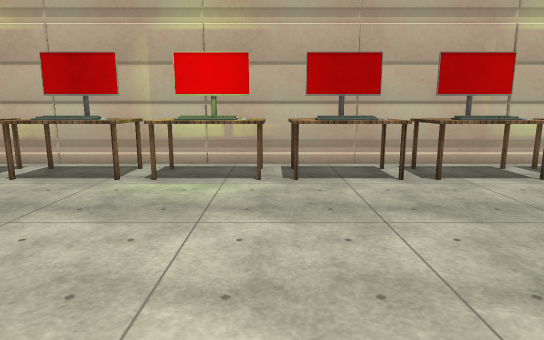
[1] (above)

23 first-person views from a walk through a Unity game level. The camera is 1.5 m above the floor, tilts 10° down and sees 75° across. The floor is counted in squares, 1 m on a side. Each view is taken from the middle of a square. On the plan, view 1 faces up. The plan holds only what a view shows up to about 16 squares ahead; the rest is blank. The place goes on beyond the plan. The player character is not drawn. Some surface patterns are stand-ins.

[2]
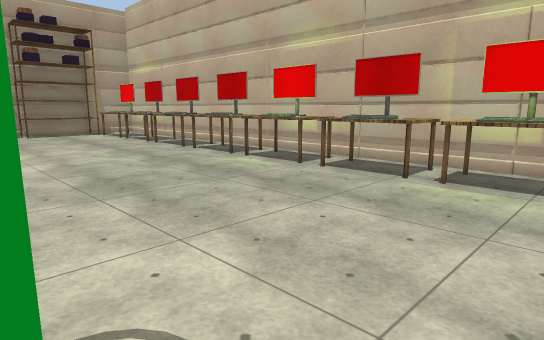

[3]
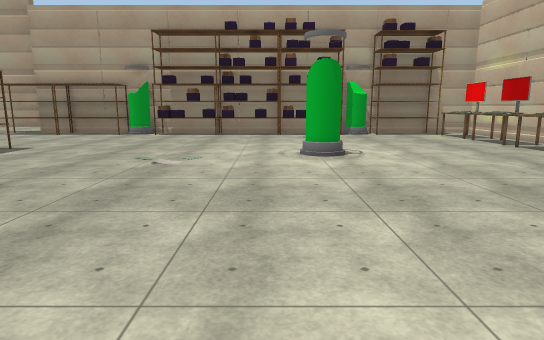

[4]
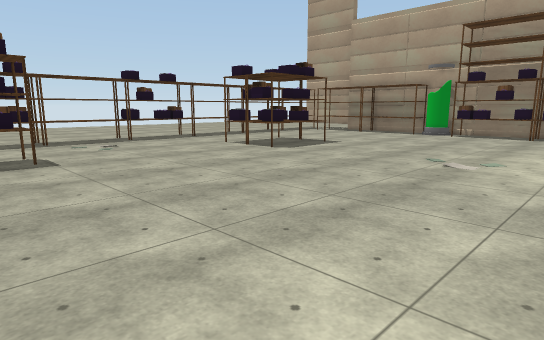

[5]
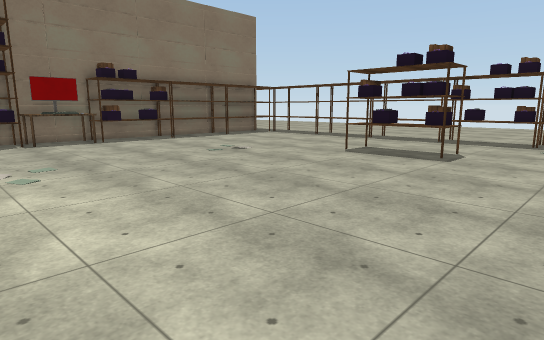

[6]
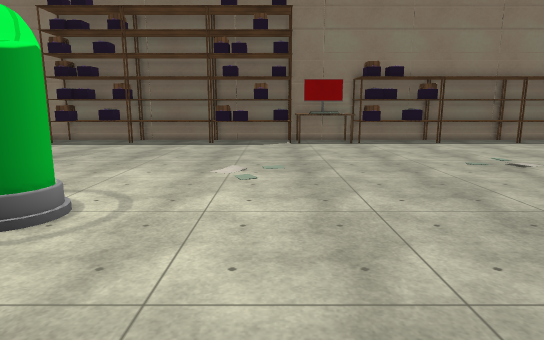

[7]
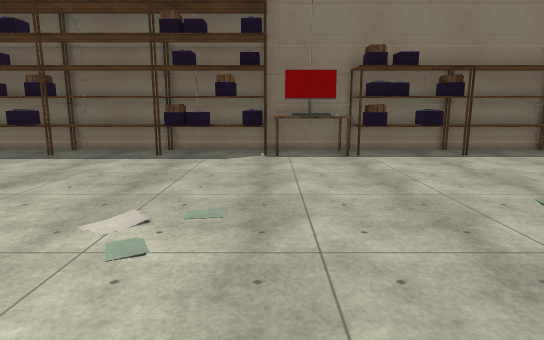

[8]
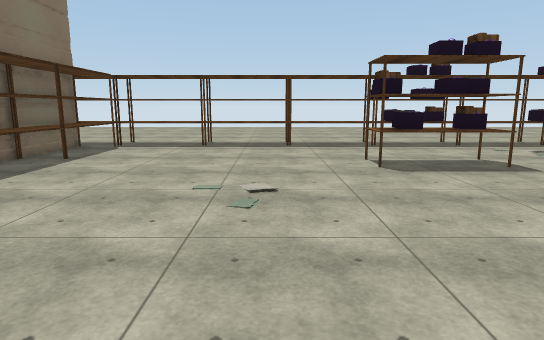

[9]
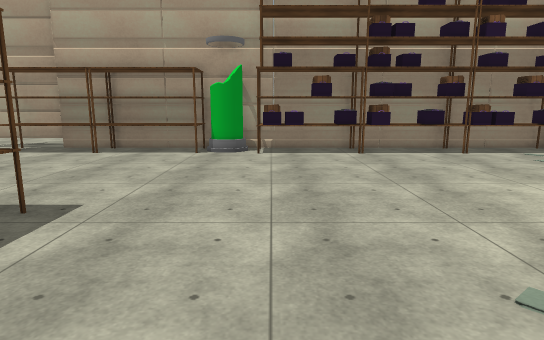

[10]
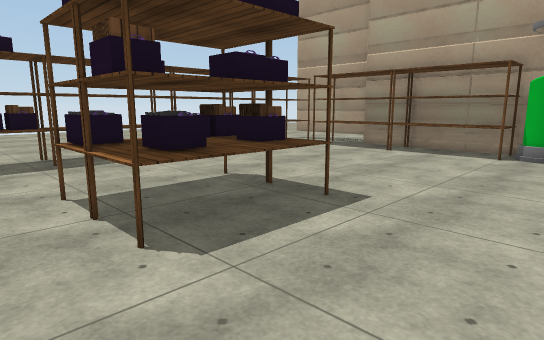

[11]
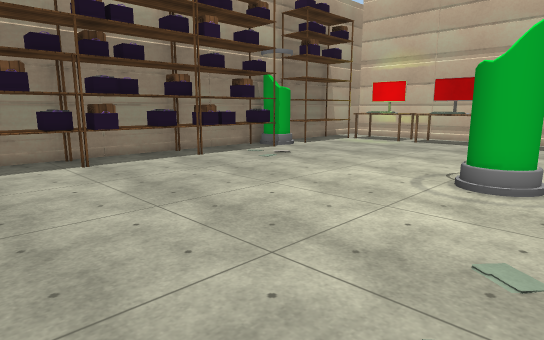

[12]
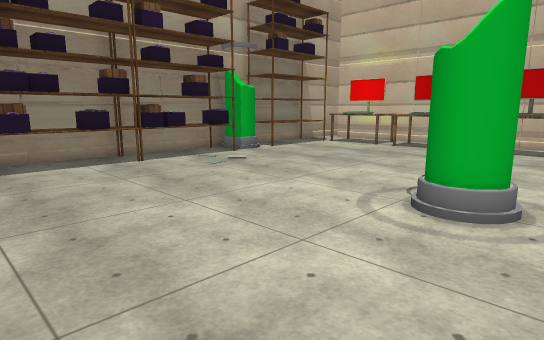

[13]
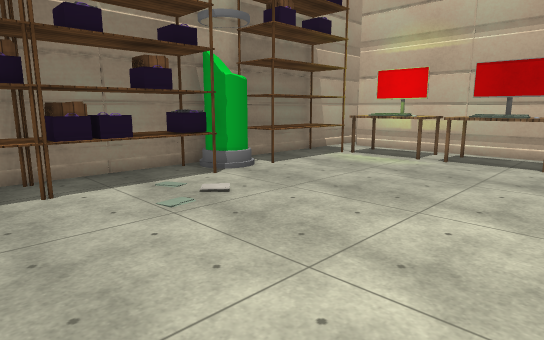

[14]
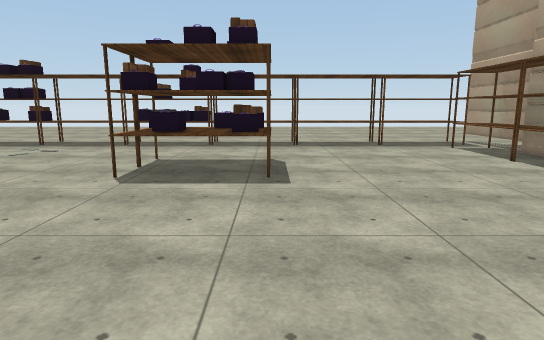

[15]
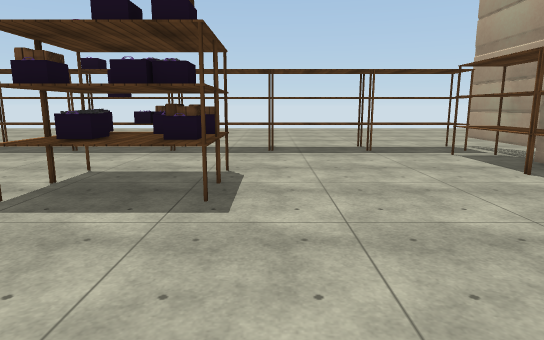

[16]
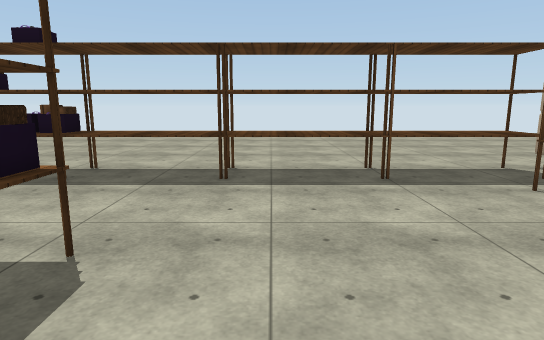

[17]
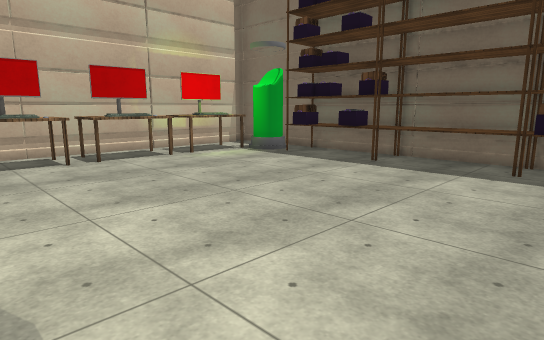

[18]
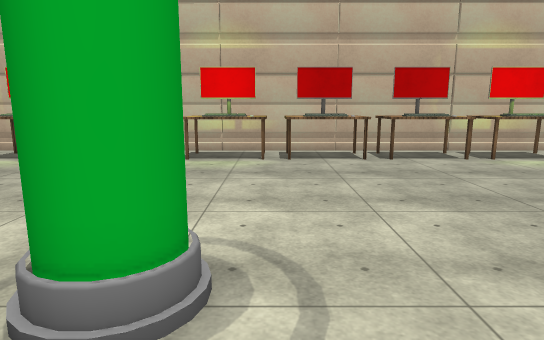

[19]
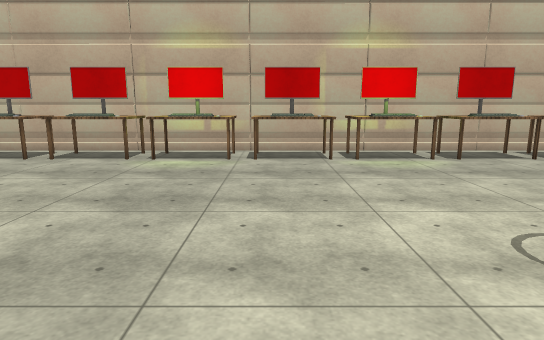

[20]
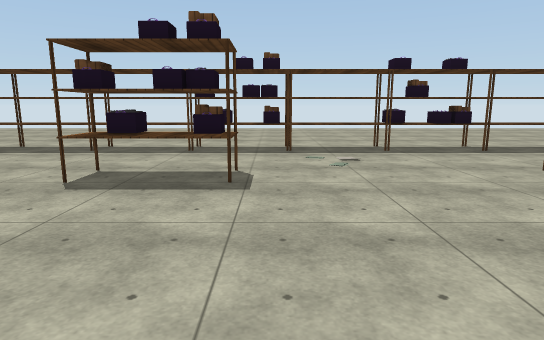

[21]
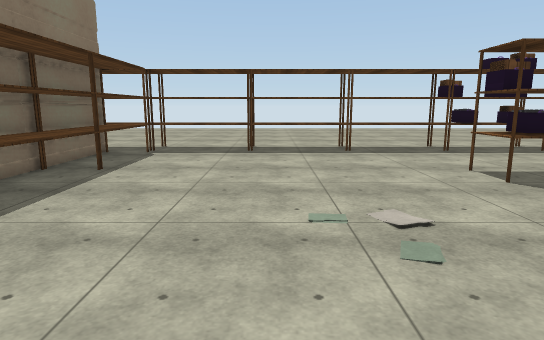

[22]
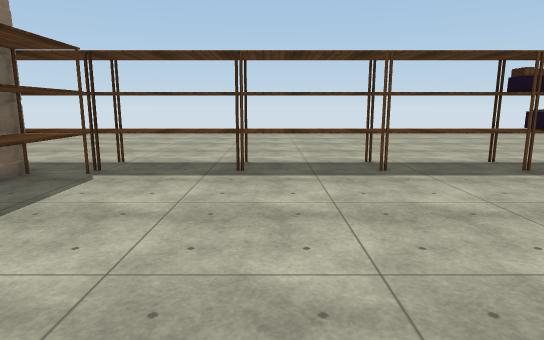

[23]
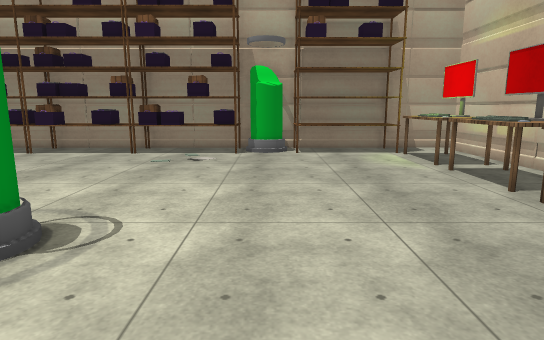

### Floor plan
Points are (right, up) in squares from view 1. A wall is a line through its corners. A room is listed if a view was taken in it or the views show most of it. See-through windows are left out.
Room 1 (views 1, 2, 3, 4, 5, 6, 7, 8, 9, 10, 11, 12, 13, 14, 15, 16, 17, 18, 19, 20, 21, 22, 23)
walls: (-22.6, -15.9) (-22.6, -19.9); (10.7, -18.4) (10.7, 7.2); (10.2, 9.5) (-21.8, 9.5); (-22.4, 10.5) (-22.4, -16)
objects: shelf (-22, -20) to (-19, -19); shelf (-22, -17) to (-21, -14); shelf (-22, -13) to (-21, -10); other object (-22, -10) to (-21, -9); shelf (-22, -8) to (-21, -5); shelf (-22, -4) to (-21, -2); shelf (-22, -1) to (-21, 2); shelf (-22, 4) to (-21, 7); other object (-21, 3); desk (-21, 7) to (-20, 9); other object (-20, 7) to (-19, 8); monitor (-19, 9); shelf (-18, -20) to (-16, -19); desk (-18, 7) to (-17, 9); keyboard (-17, 7) to (-16, 8); monitor (-16, 9); shelf (-15, -20) to (-12, -19); desk (-15, 7) to (-14, 9); shelf (-14, -14) to (-11, -13); shelf (-14, -12) to (-11, -12); other object (-14, 7) to (-13, 8); other object (-13, -1) to (-13, 0); monitor (-13, 9); desk (-12, 7) to (-11, 9); shelf (-11, -20) to (-9, -19); other object (-11, 7) to (-10, 8); monitor (-10, 9); desk (-9, 7) to (-8, 9); shelf (-8, -20) to (-5, -19); other object (-8, 7) to (-7, 8); monitor (-7, 9); desk (-6, 7) to (-5, 9); keyboard (-5, 7) to (-4, 8); shelf (-4, -20) to (-2, -19); monitor (-4, 9); shelf (-3, -14) to (0, -13); desk (-3, 7) to (-2, 9); other object (-2, -1) to (-1, 0); keyboard (-2, 7) to (-1, 8); shelf (-1, -20) to (2, -19); monitor (-1, 9); desk (0, 7) to (1, 9); keyboard (1, 7) to (2, 8); monitor (2, 9); shelf (3, -20) to (5, -19); desk (3, 7) to (4, 9); keyboard (4, 7) to (5, 8); monitor (5, 9); shelf (6, -20) to (8, -19); desk (6, 8) to (6, 9); desk (7, 7); other object (7, 7) to (8, 8); desk (7, 9); monitor (8, 9); shelf (9, -20) to (11, -18); shelf (9, -17) to (10, -15); shelf (9, -14) to (10, -12); shelf (9, -11) to (10, -8); other object (9, -7) to (9, -6); desk (9, -5) to (10, -5); shelf (9, -4) to (10, -2); shelf (9, -1) to (10, 2); shelf (9, 3) to (10, 5); other object (9, 6); desk (9, 7); desk (9, 9); monitor (10, -7) to (10, -6)

Positions as (right, up) in squares from view 1, and headings:
1: (0, 0), facing up
2: (0, 0), facing up-left
3: (-1, -2), facing left
4: (-1, -2), facing down-left
5: (-7, -2), facing down-right
6: (-6, -4), facing right
7: (-2, -5), facing right
8: (3, -4), facing down
9: (-9, -8), facing left
10: (-9, -8), facing down-left
11: (-11, -8), facing up-left
12: (-11, -6), facing up-left
13: (-14, -3), facing up-left
14: (-14, -4), facing down
15: (-15, -6), facing down
16: (-16, -11), facing down
17: (0, -3), facing up-right
18: (0, -3), facing up
19: (-5, -3), facing up
20: (-4, -6), facing down
21: (5, -6), facing down
22: (5, -10), facing down
23: (-9, 3), facing left
